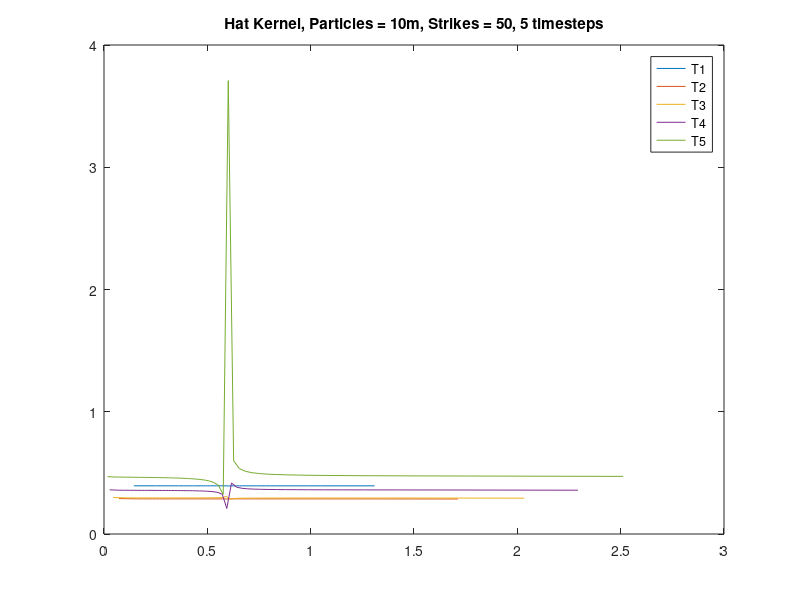

Recreate this plot in MATLAB.
% hat kernel
% 50 strikes
% 5 time steps
% initial price = 0.6

e1 = [0.3941 0.3941 0.3941 0.3941 0.3941 0.3941 0.3941 0.3941 0.3941 0.3941 0.3941 0.3941 0.3941 0.3941 0.3941 0.3941 0.3941 0.3941 0.3941 0.3941 0.3941 0.3941 0.3941 0.3941 0.3941 0.3941 0.3941 0.3942 0.3943 0.3925 0.3938 0.3939 0.3940 0.3940 0.3940 0.3940 0.3940 0.3940 0.3940 0.3940 0.3940 0.3940 0.3940 0.3940 0.3940 0.3940 0.3940 0.3940 0.3940 0.3940 ];
s1 = [0.1441 0.2540 0.2808 0.3012 0.3184 0.3337 0.3476 0.3606 0.3728 0.3846 0.3960 0.4070 0.4178 0.4284 0.4389 0.4492 0.4596 0.4699 0.4802 0.4905 0.5009 0.5114 0.5220 0.5328 0.5437 0.5549 0.5662 0.5779 0.5898 0.6021 0.6148 0.6279 0.6416 0.6558 0.6707 0.6863 0.7028 0.7203 0.7389 0.7590 0.7808 0.8046 0.8310 0.8606 0.8946 0.9345 0.9833 1.0463 1.1367 1.3091 ];

e2 = [0.2898 0.2876 0.2875 0.2874 0.2874 0.2873 0.2873 0.2873 0.2873 0.2873 0.2873 0.2873 0.2873 0.2873 0.2873 0.2873 0.2873 0.2873 0.2873 0.2873 0.2873 0.2873 0.2872 0.2872 0.2872 0.2872 0.2872 0.2872 0.2871 0.2870 0.2862 0.2880 0.2875 0.2875 0.2874 0.2874 0.2874 0.2874 0.2873 0.2873 0.2873 0.2873 0.2873 0.2873 0.2873 0.2873 0.2872 0.2872 0.2870 0.2864 ];
s2 = [0.0719 0.1617 0.1925 0.2159 0.2356 0.2530 0.2691 0.2841 0.2984 0.3121 0.3253 0.3383 0.3510 0.3636 0.3760 0.3884 0.4008 0.4132 0.4256 0.4382 0.4509 0.4637 0.4768 0.4901 0.5037 0.5177 0.5320 0.5467 0.5619 0.5777 0.5941 0.6111 0.6289 0.6476 0.6673 0.6882 0.7104 0.7342 0.7599 0.7877 0.8183 0.8522 0.8903 0.9338 0.9846 1.0456 1.1221 1.2247 1.3804 1.7127 ];

e3 = [0.2980 0.2955 0.2952 0.2951 0.2950 0.2950 0.2950 0.2950 0.2950 0.2950 0.2950 0.2950 0.2950 0.2951 0.2951 0.2951 0.2951 0.2951 0.2952 0.2952 0.2953 0.2953 0.2954 0.2954 0.2955 0.2956 0.2958 0.2960 0.2964 0.2971 0.2987 0.3073 0.2845 0.2912 0.2926 0.2932 0.2936 0.2938 0.2940 0.2941 0.2942 0.2942 0.2943 0.2943 0.2944 0.2944 0.2944 0.2944 0.2942 0.2932 ];
s3 = [0.0442 0.1065 0.1377 0.1620 0.1827 0.2011 0.2182 0.2341 0.2493 0.2639 0.2781 0.2920 0.3056 0.3191 0.3325 0.3458 0.3592 0.3726 0.3862 0.3999 0.4137 0.4278 0.4421 0.4568 0.4718 0.4872 0.5031 0.5194 0.5364 0.5540 0.5724 0.5916 0.6118 0.6330 0.6555 0.6794 0.7050 0.7325 0.7624 0.7951 0.8312 0.8715 0.9172 0.9700 1.0323 1.1083 1.2054 1.3388 1.5489 2.0331 ];

e4 = [0.3612 0.3584 0.3579 0.3577 0.3575 0.3573 0.3572 0.3571 0.3570 0.3569 0.3568 0.3566 0.3565 0.3564 0.3562 0.3561 0.3559 0.3557 0.3555 0.3553 0.3550 0.3547 0.3543 0.3538 0.3532 0.3525 0.3516 0.3503 0.3484 0.3453 0.3397 0.3252 0.2090 0.4177 0.3830 0.3739 0.3696 0.3672 0.3656 0.3644 0.3636 0.3629 0.3624 0.3619 0.3615 0.3612 0.3609 0.3605 0.3600 0.3582 ];
s4 = [0.0274 0.0711 0.1002 0.1238 0.1444 0.1630 0.1803 0.1966 0.2122 0.2272 0.2419 0.2562 0.2704 0.2844 0.2983 0.3122 0.3262 0.3402 0.3544 0.3687 0.3833 0.3981 0.4132 0.4286 0.4445 0.4608 0.4777 0.4951 0.5132 0.5321 0.5518 0.5724 0.5941 0.6171 0.6414 0.6674 0.6953 0.7254 0.7582 0.7942 0.8342 0.8791 0.9303 0.9898 1.0607 1.1482 1.2613 1.4194 1.6745 2.2933 ];

e5 = [0.4693 0.4664 0.4656 0.4652 0.4648 0.4644 0.4641 0.4638 0.4635 0.4631 0.4628 0.4624 0.4620 0.4616 0.4612 0.4607 0.4602 0.4597 0.4590 0.4583 0.4575 0.4565 0.4554 0.4541 0.4525 0.4505 0.4480 0.4447 0.4400 0.4330 0.4212 0.3975 0.3243 3.7090 0.5994 0.5348 0.5126 0.5014 0.4945 0.4899 0.4865 0.4840 0.4820 0.4803 0.4789 0.4777 0.4766 0.4755 0.4742 0.4713 ];
s5 = [0.0170 0.0480 0.0735 0.0954 0.1151 0.1333 0.1503 0.1665 0.1821 0.1972 0.2120 0.2265 0.2409 0.2551 0.2694 0.2836 0.2978 0.3122 0.3267 0.3415 0.3564 0.3717 0.3873 0.4033 0.4197 0.4366 0.4542 0.4724 0.4913 0.5111 0.5319 0.5537 0.5769 0.6013 0.6273 0.6549 0.6846 0.7166 0.7516 0.7901 0.8330 0.8814 0.9369 1.0018 1.0796 1.1762 1.3024 1.4809 1.7742 2.5119 ];

plot(s1, e1, s2, e2, s3, e3, s4, e4, s5, e5);
legend ('T1', 'T2', 'T3', 'T4', 'T5')
title('Hat Kernel, Particles = 10m, Strikes = 50, 5 timesteps')